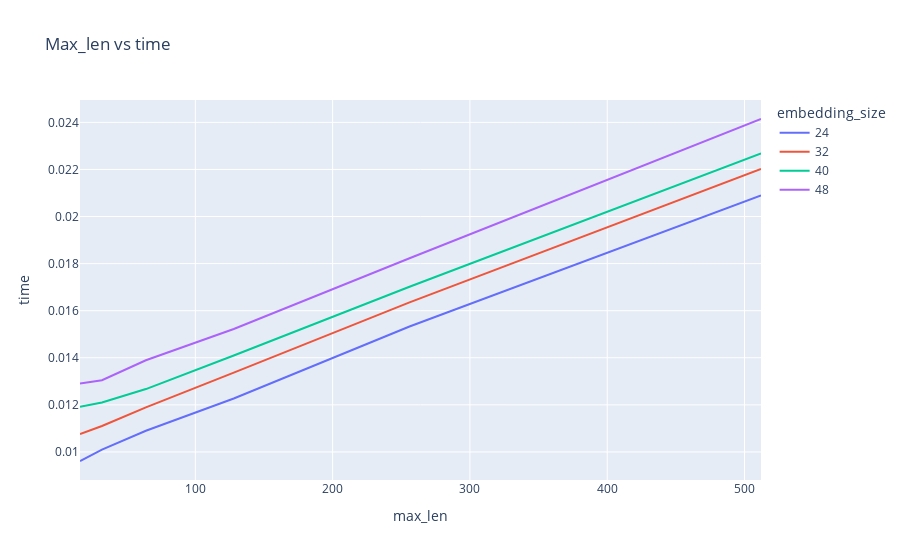

Notebook source saved alongside this figure:
### Code cell
px.line(df[df['batch_size']==4096], x='max_len', y='time', color='embedding_size',   title='Max_len vs time')

### Figure 1 — Plotly figure (JSON) as saved in the notebook; plotly's stock layout.template omitted (floating-point values rounded to 4 significant figures)
{"data": [{"hovertemplate": "embedding_size=24<br>max_len=%{x}<br>time=%{y}<extra></extra>", "legendgroup": "24", "line": {"color": "#636efa", "dash": "solid"}, "mode": "lines", "name": "24", "orientation": "v", "showlegend": true, "type": "scatter", "x": [16, 32, 64, 128, 256, 512], "xaxis": "x", "y": [0.009615, 0.0101, 0.0109, 0.01227, 0.01533, 0.0209], "yaxis": "y"}, {"hovertemplate": "embedding_size=32<br>max_len=%{x}<br>time=%{y}<extra></extra>", "legendgroup": "32", "line": {"color": "#EF553B", "dash": "solid"}, "mode": "lines", "name": "32", "orientation": "v", "showlegend": true, "type": "scatter", "x": [16, 32, 64, 128, 256, 512], "xaxis": "x", "y": [0.01076, 0.0111, 0.0119, 0.01337, 0.01635, 0.02202], "yaxis": "y"}, {"hovertemplate": "embedding_size=40<br>max_len=%{x}<br>time=%{y}<extra></extra>", "legendgroup": "40", "line": {"color": "#00cc96", "dash": "solid"}, "mode": "lines", "name": "40", "orientation": "v", "showlegend": true, "type": "scatter", "x": [16, 32, 64, 128, 256, 512], "xaxis": "x", "y": [0.01192, 0.0121, 0.01267, 0.01409, 0.01701, 0.02268], "yaxis": "y"}, {"hovertemplate": "embedding_size=48<br>max_len=%{x}<br>time=%{y}<extra></extra>", "legendgroup": "48", "line": {"color": "#ab63fa", "dash": "solid"}, "mode": "lines", "name": "48", "orientation": "v", "showlegend": true, "type": "scatter", "x": [16, 32, 64, 128, 256, 512], "xaxis": "x", "y": [0.01291, 0.01304, 0.01389, 0.01522, 0.01823, 0.02414], "yaxis": "y"}], "layout": {"legend": {"title": {"text": "embedding_size"}, "tracegroupgap": 0}, "title": {"text": "Max_len vs time"}, "xaxis": {"anchor": "y", "domain": [0, 1], "title": {"text": "max_len"}}, "yaxis": {"anchor": "x", "domain": [0, 1], "title": {"text": "time"}}}}
